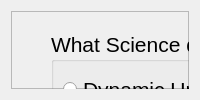
      <widget class="QWidget" name="tabMadness">
       <attribute name="title">
        <string>Madness</string>
       </attribute>
       <layout class="QVBoxLayout" name="verticalLayout_7">
        <item>
         <widget class="QFrame" name="frame_3">
          <property name="frameShape">
           <enum>QFrame::StyledPanel</enum>
          </property>
          <property name="frameShadow">
           <enum>QFrame::Raised</enum>
          </property>
          <widget class="QGroupBox" name="groupBoxMadnessUniverse">
           <property name="geometry">
            <rect>
             <x>40</x>
             <y>20</y>
             <width>421</width>
             <height>171</height>
            </rect>
           </property>
           <property name="font">
            <font>
             <pointsize>16</pointsize>
            </font>
           </property>
           <property name="title">
            <string>What Science do you believe in?</string>
           </property>
           <layout class="QVBoxLayout" name="verticalLayout_8">
            <item>
             <widget class="QRadioButton" name="radioButtonMadnessEinstein">
              <property name="text">
               <string>Dynamic Universe of Albert Einsteins</string>
              </property>
             </widget>
            </item>
            <item>
             <widget class="QRadioButton" name="radioButtonMadnessNewtonian">
              <property name="text">
               <string>Newtonian Universe</string>
              </property>
             </widget>
            </item>
            <item>
             <widget class="QRadioButton" name="radioButtonMadnessTrinary">
              <property name="text">
               <string>Trinary Universe</string>
              </property>
             </widget>
            </item>
           </layout>
          </widget>
          <widget class="QLabel" name="labelMadnessAnswer">
           <property name="geometry">
            <rect>
             <x>40</x>
             <y>350</y>
             <width>421</width>
             <height>41</height>
            </rect>
           </property>
           <property name="font">
            <font>
             <pointsize>16</pointsize>
            </font>
           </property>
           <property name="text">
            <string>Pick one for each catagory</string>
           </property>
          </widget>
          <widget class="QGroupBox" name="groupBoxMadnessGod">
           <property name="geometry">
            <rect>
             <x>40</x>
             <y>200</y>
             <width>421</width>
             <height>141</height>
            </rect>
           </property>
           <property name="font">
            <font>
             <pointsize>13</pointsize>
            </font>
           </property>
           <property name="title">
            <string>What is your belief in God?</string>
           </property>
           <layout class="QVBoxLayout" name="verticalLayout_9">
            <item>
             <widget class="QRadioButton" name="radioButtonMadnessDeityGod">
              <property name="font">
               <font>
                <pointsize>16</pointsize>
               </font>
              </property>
              <property name="text">
               <string>God does not Physically Exist: Deity-God</string>
              </property>
             </widget>
            </item>
            <item>
             <widget class="QRadioButton" name="radioButtonMadnessNoGod">
              <property name="font">
               <font>
                <pointsize>16</pointsize>
               </font>
              </property>
              <property name="text">
               <string>God does not Exist</string>
              </property>
             </widget>
            </item>
            <item>
             <widget class="QRadioButton" name="radioButtonMadnessLight">
              <property name="font">
               <font>
                <pointsize>16</pointsize>
               </font>
              </property>
              <property name="text">
               <string>God is All Light witout Darkness</string>
              </property>
             </widget>
            </item>
           </layout>
          </widget>
         </widget>
        </item>
       </layout>
      </widget>
